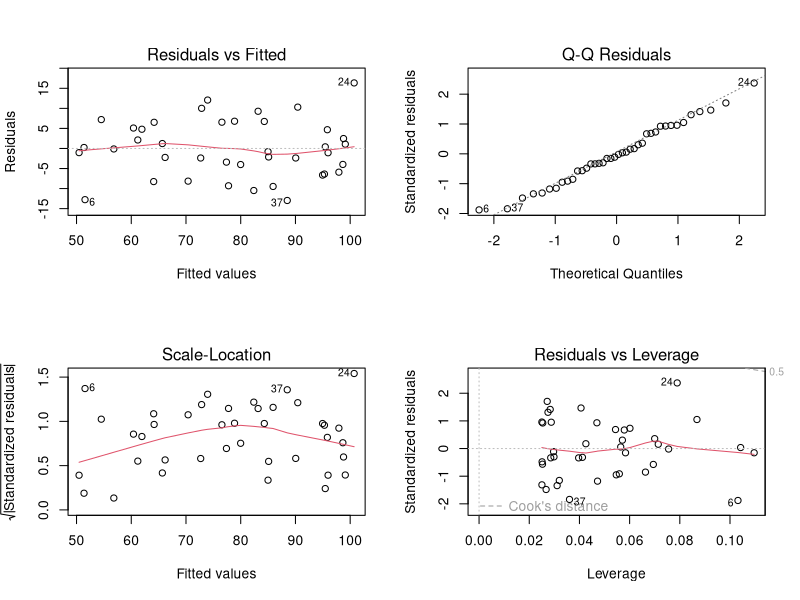
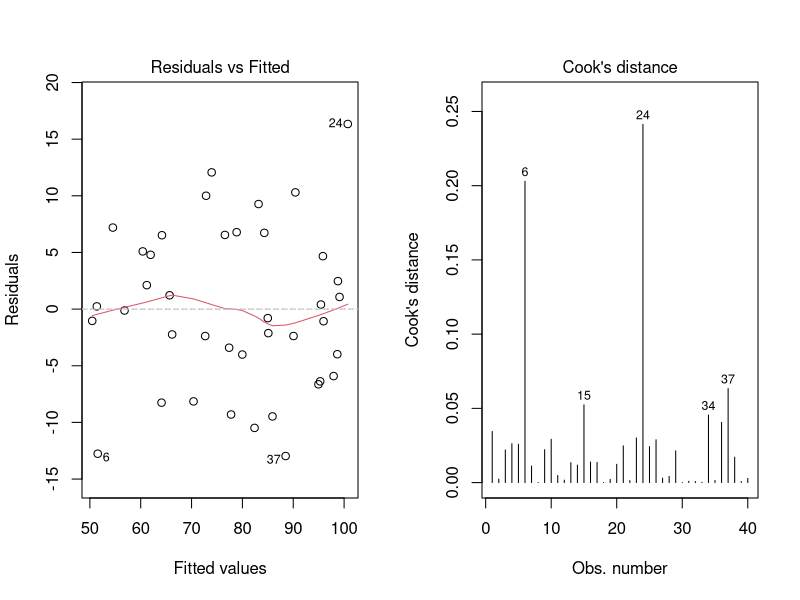

These figures' R source, in order:
############################################################
# Simple Linear Regression with Full Diagnostics (R)
# Applied setting: effect of study hours on exam score
############################################################

set.seed(123)

# -----------------------------
# 1. Simulate data
# -----------------------------
n <- 40
hours <- runif(n, 0, 20)                       # hours studied
exam_score <- 50 + 2.5 * hours +               # true linear effect
  rnorm(n, mean = 0, sd = 8)                   # random noise

dat <- data.frame(hours, exam_score)

# -----------------------------
# 2. Fit simple linear regression
# -----------------------------
fit <- lm(exam_score ~ hours, data = dat)

# View model summary
summary(fit)

# -----------------------------
# 3. Standard diagnostic plots
# -----------------------------
# These four plots assess:
# (1) Linearity and mean-zero errors
# (2) Normality of residuals
# (3) Constant variance (homoskedasticity)
# (4) Influence and leverage

par(mfrow = c(2, 2))     # arrange 4 plots in one window
plot(fit)
par(mfrow = c(1, 1))     # reset plotting layout

# -----------------------------
# 4. Focused diagnostics with annotations
# -----------------------------

par(mfrow = c(1, 2))

# Residuals vs Fitted:
# Look for random scatter around 0.
# Curvature suggests nonlinearity.
# Funnel shape suggests heteroskedasticity.
plot(fit, which = 1)
abline(h = 0, lty = 2, col = "gray")

# Cook's distance:
# Points with large Cook's distance may be influential.
# id.n labels the most influential observations.
plot(fit, which = 4, id.n = 5)

par(mfrow = c(1, 1))

# -----------------------------
# 5. Optional numerical diagnostics
# -----------------------------

# Confidence interval for slope
confint(fit, "hours")

# Standardized residuals (useful for outlier detection)
rstandard(fit)

# Leverage values (hat values)
hatvalues(fit)

############################################################
# End of example
############################################################
